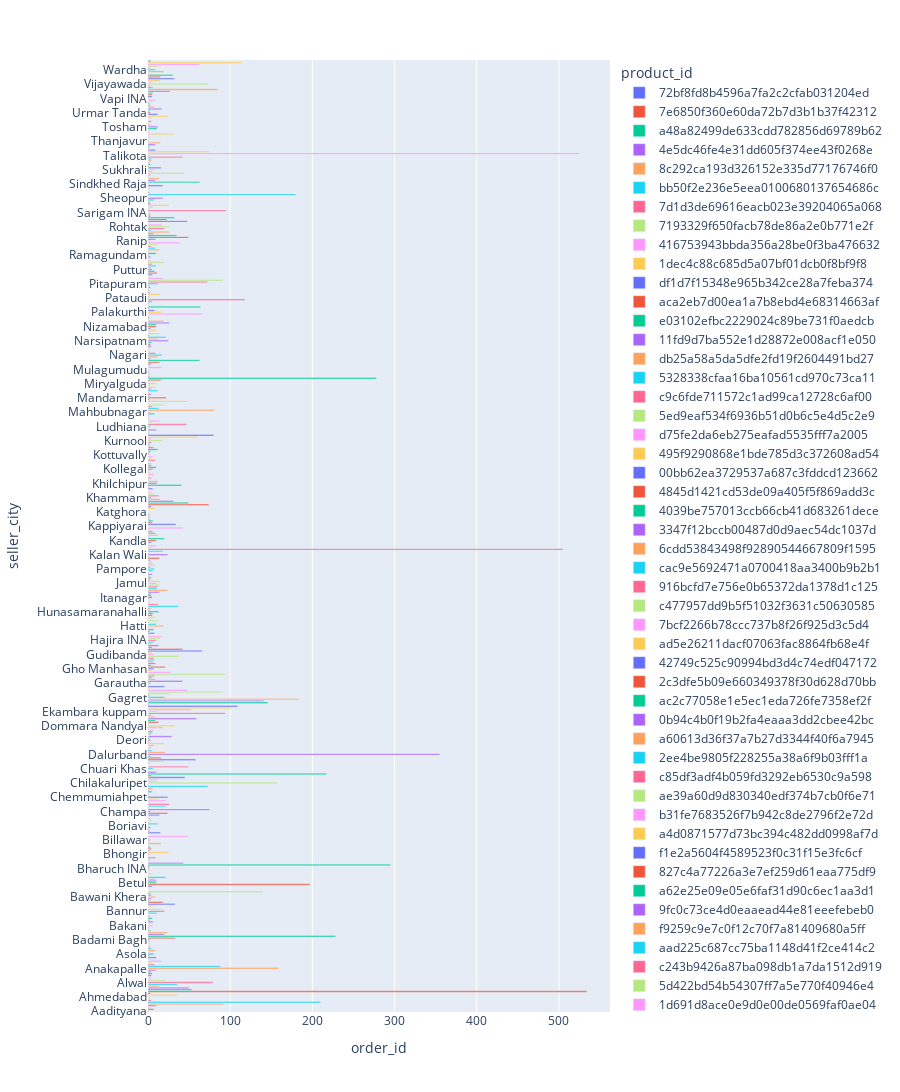

Notebook cell for this chart:
### Code cell
px.bar(o, x='order_id', y='seller_city', color='product_id',height= 1500)
